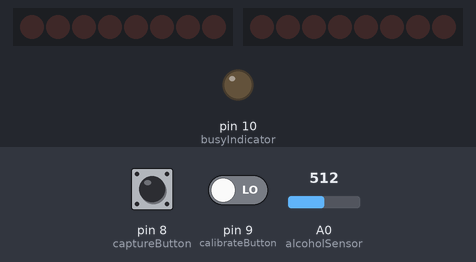
The sketch below on a simulated Arduino Uno, built with avr-gcc and run on an emulated ATmega328P. On the bench: 2 × 8 shift-register outputs drawn as a row of LEDs (first output left, lit = HIGH), output pins drawn as LEDs (lit = HIGH). Wiring (inferred from the names in the program): 2 × shift register (74HC595): data pin 5, shift clock pin 7, latch pin 6 / data pin 2, shift clock pin 4, latch pin 3. Wiring (inferred from the signals the program sends): 2 × row of LEDs: on Q0, Q1, Q2, Q3, Q4, Q5, Q6, Q7 / on Q0, Q1, Q2, Q3, Q4, Q5, Q6, Q7. The inputs (shaded band) are chosen by the test bench; at power-on: pin 8 (captureButton) LOW, pin 9 (calibrateButton) LOW, A0 (alcoholSensor) = 512. Pins used as bus, display or sensor lines are not drawn.

Above: at 1.2 s.
1.3 s: pin 8 (captureButton) pulled HIGH for 0.15 s
At 3.0 s:
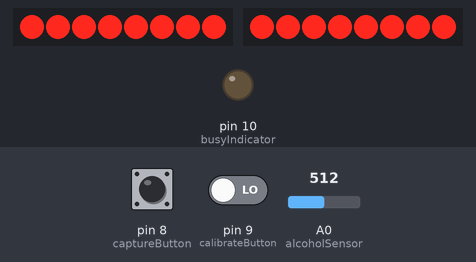
4.3 s: pin 8 (captureButton) driven HIGH and pin 9 (calibrateButton) driven HIGH
7.3 s: pin 9 (calibrateButton) driven LOW
At 8.7 s:
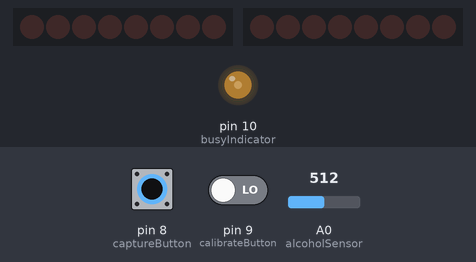
9.0 s: pin 9 (calibrateButton) driven HIGH
At 10.5 s:
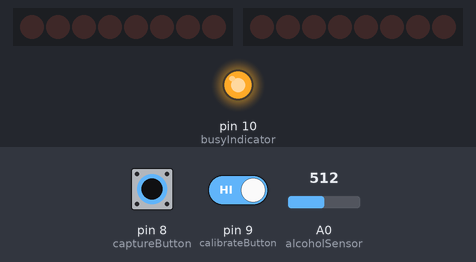
12.0 s: pin 8 (captureButton) driven LOW
At 12.9 s:
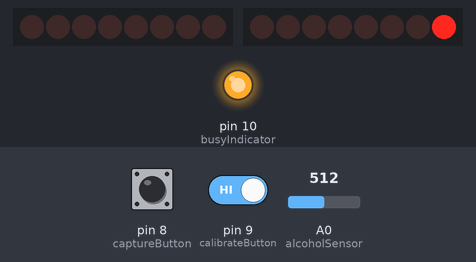
15.0 s: pin 8 (captureButton) pulsed HIGH 2 times (0.12 s each, 0.3 s apart)
At 18.9 s:
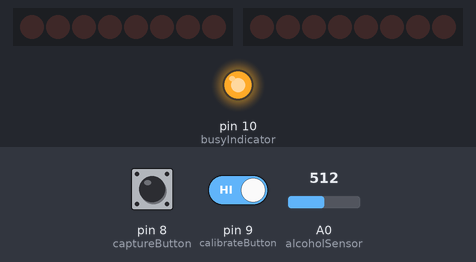
Timing chart, 0 to 19.6 s (numbered marks = the images above; inputs shaded):
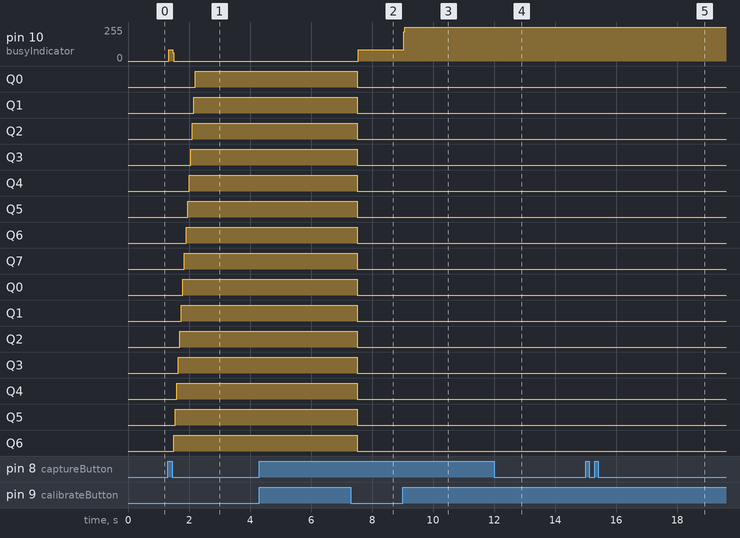

The sketch:

_99BottlesOfBeer.ino
```cpp
// configuration options
int ledSpeed    = 50;
int loAlcValue  = 0;
int hiAlcValue  = 100;

// calibrate low alcohol readings
int busyIndicator   = 10;
int calibrateButton = 9;

// alcohol capturing
int maxAlcoholVal   = 0;
int alcoholSensor   = A0;
int captureButton   = 8;
boolean buttonDown  = false;

// first shift register (A)
int aLatchPin   = 3;
int aClockPin   = 4;
int aDataPin    = 2;
byte aLeds      = 0;

// second shift register (B)
int bLatchPin   = 6;
int bClockPin   = 7;
int bDataPin    = 5;
byte bLeds      = 0;


void setup()
{
  // establish button as an input
  pinMode(captureButton, INPUT);

  pinMode(busyIndicator, OUTPUT);

  // establish registers as outputs
  pinMode(aLatchPin, OUTPUT);
  pinMode(aDataPin,  OUTPUT);
  pinMode(aClockPin, OUTPUT);
  pinMode(bLatchPin, OUTPUT);
  pinMode(bDataPin,  OUTPUT);
  pinMode(bClockPin, OUTPUT);
}


void loop()
{
  updateShiftRegisterA();
  updateShiftRegisterB();

  // allow calibration for the low alcohol value
  if(digitalRead(calibrateButton)){
    digitalWrite(busyIndicator, 1);
    // take calibration over the course of a second
    for(int i=0; i<100; i++){
      int val = analogRead(alcoholSensor);
      if(val > loAlcValue) loAlcValue = val;
      delay(10);
    }
  }

  // when the button is pressed, start capturing alcohol values
  if(digitalRead(captureButton)){
    digitalWrite(busyIndicator, 1);
    buttonDown = true;
    int alcoholVal = analogRead(alcoholSensor);
    if(alcoholVal > maxAlcoholVal){
      maxAlcoholVal = alcoholVal;
    }
  } else if(buttonDown){
    // when the button is released...
    // take the max alcohol value and map from potential low/high
    // to number of LEDs
    int ledCount = map(maxAlcoholVal, loAlcValue, hiAlcValue, 0, 16);
    if(ledCount <= 0) ledCount = 1;
    lightLEDs(ledCount);

    // reset
    maxAlcoholVal = 0;
    buttonDown = false;
    delay(2000);
    lightLEDs(0);
  }

  digitalWrite(busyIndicator, 0);
}


void lightLEDs(int ledCount){
  // reset byte sets and shift registers to zero
  aLeds = 0;
  bLeds = 0;
  updateShiftRegisterA();
  updateShiftRegisterB();

  // count up and update the first register
  int countA = ledCount;
  if(ledCount > 8) countA = 8;
  for (int i = 0; i < countA; i++)
  {
    bitSet(aLeds, i);
    updateShiftRegisterA();
    delay(ledSpeed);
  }

  // count up and update the second register
  int countB = 0;
  if(ledCount > 8) countB = ledCount - 8;
  for (int i = 0; i < countB; i++)
  {
    bitSet(bLeds, i);
    updateShiftRegisterB();
    delay(ledSpeed);
  }
}


void updateShiftRegisterA(){
  digitalWrite(aLatchPin, LOW);
  shiftOut(aDataPin, aClockPin, LSBFIRST, aLeds);
  digitalWrite(aLatchPin, HIGH);
}


void updateShiftRegisterB(){
  digitalWrite(bLatchPin, LOW);
  shiftOut(bDataPin, bClockPin, LSBFIRST, bLeds);
  digitalWrite(bLatchPin, HIGH);
}
```

Measured:
- after the input at 1.3 s, pin 10 (busyIndicator): 0/255 → 84/255 at once, → 0/255 0.12 s later; Q0: LOW → HIGH after 0.90 s; Q1: LOW → HIGH after 0.85 s; Q2: LOW → HIGH after 0.80 s; Q3: LOW → HIGH after 0.75 s
- after the input at 4.3 s, every drawn part: stays the same
- after the input at 7.3 s, pin 10 (busyIndicator): 0/255 → 84/255 after 0.25 s
- after the input at 9.0 s, pin 10 (busyIndicator): 84/255 → 255/255 at once
- after the input at 12.0 s, Q7: LOW → HIGH at once, → LOW 2.1 s later
- after the input at 15.0 s, Q7: LOW → HIGH after 1.1 s, → LOW 2.1 s later
